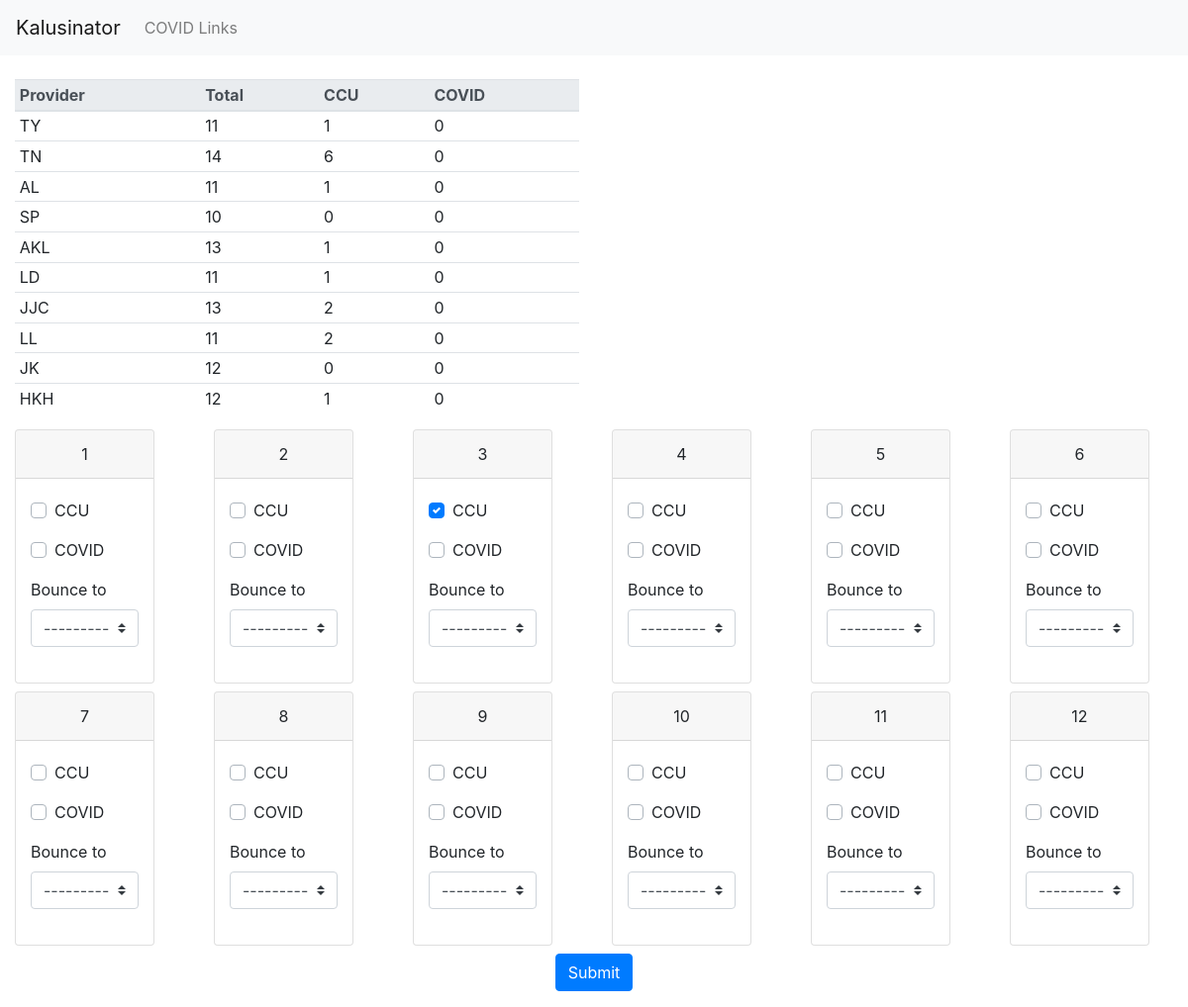
The app's page /distribute/designate_patients/ with its own data.
### distribute_patients/models.py (models this page shows, shortened)
class PatientAssignmentLineItem(models.Model):
    distribution = models.ForeignKey(Distribution, on_delete=models.CASCADE, related_name='line_items')
    provider = models.ForeignKey(Provider, on_delete=models.CASCADE)
    position_in_batting_order = models.SmallIntegerField()
    starting_census = models.ForeignKey(StartingCensus, on_delete=models.CASCADE)
    optimal_census = models.ForeignKey(OptimalCensus, on_delete=models.CASCADE)
    assigned_census = models.ForeignKey(AssignedCensus, on_delete=models.CASCADE)
    allocated_counts = models.ForeignKey(AllocatedCounts, on_delete=models.CASCADE, null=True)
    affinity_for_COVID_pos_CCU_pos_patients = models.FloatField(default=0)
    count_of_dual_positives_needed_to_fill = models.SmallIntegerField(default=0)
    objects = PatientAssignmentLineItemManager()

class Provider(models.Model):
    abbreviation = models.CharField(max_length=5, unique=True)
    def __str__(self):
        return self.abbreviation

class Census(models.Model):
    total = models.SmallIntegerField(null=True)
    CCU = models.SmallIntegerField(null=True)
    COVID = models.SmallIntegerField(null=True)

class Patient(models.Model):
    distribution = models.ForeignKey(Distribution, on_delete=models.CASCADE)
    number_designation = models.SmallIntegerField()
    CCU = models.BooleanField(default=False)
    COVID = models.BooleanField(default=False)
    bounce_to = models.ForeignKey(Provider, blank=True, null=True, on_delete=models.CASCADE)
    patient_assignment_line_item = models.ForeignKey(PatientAssignmentLineItem, blank=True, null=True,
                                                     on_delete=models.CASCADE, related_name='assigned_patients')

### distribute_patients/views.py (the view)
# urls.py: path('designate_patients/', views.designate_patients,name='designate_patients'),
def designate_patients(request):
    distribution = Distribution.objects.last()
    PatientDesignateFormSet = forms.modelformset_factory(model=Patient,
                                                         fields=['CCU', 'COVID', 'bounce_to'],
                                                         formset=BasePatientDesignateFormSet)
    if request.method == 'POST':
        formset = PatientDesignateFormSet(distribution_id=distribution.id, data=request.POST)
        if formset.is_valid():
            formset.save()
            distribution.assign_all_patients()
        return redirect(reverse('distribute:patient_assignments'))
    else:
        formset = PatientDesignateFormSet(distribution_id=distribution.id)
        context = {'date': timezone.localdate(), 'ordered_line_items': distribution.get_ordered_line_items(),
                   'formset': formset}
        return render(request, 'distribute_patients/designate_patients.html', context=context)

### distribute_patients/models.py (called while the page is built)
    def get_ordered_line_items(self):
        return self.line_items.order_by('position_in_batting_order')

### templates/distribute_patients/designate_patients.html (shortened to what this page needs)
{% extends 'base.html' %}
{% load crispy_forms_tags %}
{% block body_block %}
    <div class="col-6">
        {% include 'distribute_patients/ordered_line_items_starting_census.html' %}
    </div>
    <form method="post" id="id_designate_patients_formset" action="{% url 'distribute:designate_patients' %}">
        <div class="row card-deck">
            {% for form in formset %}
                <div class="col-auto mb-2">
                    <div class="card patient-card">
                        <div class="card-header text-center">{{ form.instance.number_designation }}</div>
                        <div class="card-body">
                            {% crispy form %}
                        </div>
                    </div>
                </div>
            {% endfor %}
        </div>
        <div class="text-center">
            <input type="submit" name="submit_patient_forms" value="Submit" class="btn btn-primary top-margin-15"
                   id="id_submit_patient_forms">
        </div>
    </form>
{% endblock %}

### templates/base.html (shortened to what this page needs)
<html>
<head>
    <link rel="stylesheet" href="https://stackpath.bootstrapcdn.com/bootstrap/4.4.1/css/bootstrap.min.css"
>
</head>
<body>
{% include 'distribute_patients/navbar.html' %}
<br>
{% block body_block %}{% endblock %}
</body>
</html>

### templates/distribute_patients/navbar.html (shortened to what this page needs)
<nav class="navbar sticky-top navbar-expand-lg navbar-light bg-light">
    <a class="navbar-brand" href="{% url 'set_rounders' %}">Kalusinator</a>
    <div class="collapse navbar-collapse" id="navbarTogglerDemo02">
        <ul class="navbar-nav mr-auto mt-2 mt-lg-0">
            <li class="nav-item">
                <a class="nav-link" href="{% url 'covid_links' %}">COVID Links <span class="sr-only">(current)</span></a>
            </li>
        </ul>
    </div>
</nav>

### templates/distribute_patients/ordered_line_items_starting_census.html
    <table class="table table-sm" id="id_starting_census_table">
    <thead class="thead-light">
    <tr>
        <th scope="col">Provider</th>
        <th scope="col">Total</th>
        <th scope="col">CCU</th>
        <th scope="col">COVID</th>
    </tr>
    </thead>
    <tbody>
    {% for line_item in ordered_line_items %}
    <tr id="id_rounder_row">
        <td id="id_provider_cell">{{ line_item.provider.abbreviation }}</td>
        <td id="id_total_census_cell">{{ line_item.starting_census.total }} </td>
        <td id="id_CCU_census_cell">{{ line_item.starting_census.CCU }}</td>
        <td id="id_COVID_census_cell">{{ line_item.starting_census.COVID }}</td>
    </tr>
    {% endfor %}
    </tbody>
    </table>

### records on screen
PatientAssignmentLineItem: provider.abbreviation "TY", starting_census.total "11", starting_census.CCU "1", starting_census.COVID "0"
PatientAssignmentLineItem: provider.abbreviation "TN", starting_census.total "14", starting_census.CCU "6", starting_census.COVID "0"
PatientAssignmentLineItem: provider.abbreviation "AL", starting_census.total "11", starting_census.CCU "1", starting_census.COVID "0"
PatientAssignmentLineItem: provider.abbreviation "SP", starting_census.total "10", starting_census.CCU "0", starting_census.COVID "0"
PatientAssignmentLineItem: provider.abbreviation "AKL", starting_census.total "13", starting_census.CCU "1", starting_census.COVID "0"
PatientAssignmentLineItem: provider.abbreviation "LD", starting_census.total "11", starting_census.CCU "1", starting_census.COVID "0"
PatientAssignmentLineItem: provider.abbreviation "JJC", starting_census.total "13", starting_census.CCU "2", starting_census.COVID "0"
PatientAssignmentLineItem: provider.abbreviation "LL", starting_census.total "11", starting_census.CCU "2", starting_census.COVID "0"
PatientAssignmentLineItem: provider.abbreviation "JK", starting_census.total "12", starting_census.CCU "0", starting_census.COVID "0"
PatientAssignmentLineItem: provider.abbreviation "HKH", starting_census.total "12", starting_census.CCU "1", starting_census.COVID "0"
Patient: instance.number_designation "1"
Patient: instance.number_designation "2"
Patient: instance.number_designation "3"
Patient: instance.number_designation "4"
Patient: instance.number_designation "5"
Patient: instance.number_designation "6"
Patient: instance.number_designation "7"
Patient: instance.number_designation "8"
Patient: instance.number_designation "9"
Patient: instance.number_designation "10"
Patient: instance.number_designation "11"
Patient: instance.number_designation "12"
